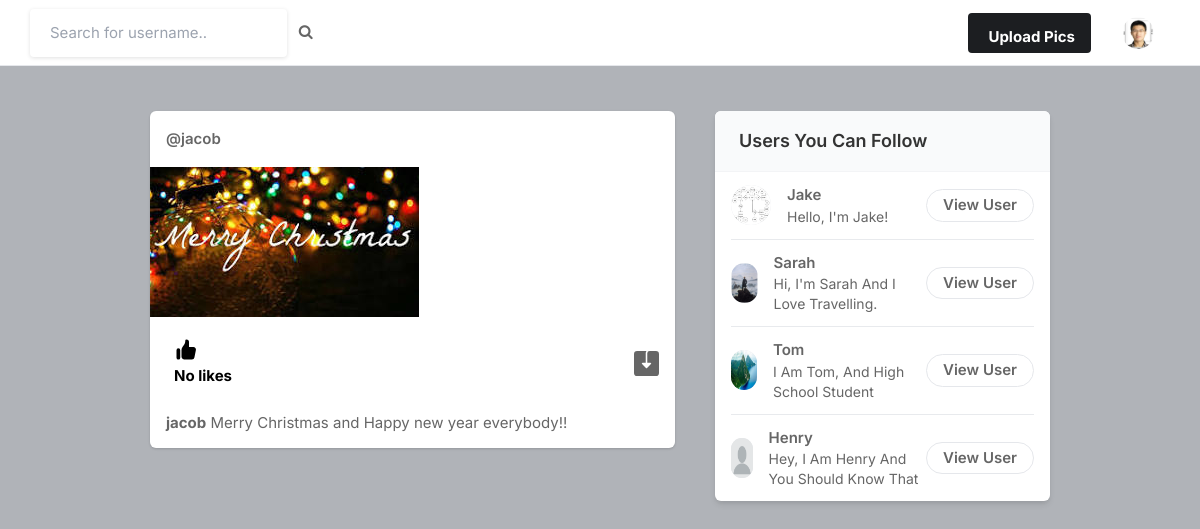
/ (signed in), run on the app's committed database.
### core/models.py (models this page shows, shortened)
class Profile(models.Model):
    user = models.ForeignKey(User, on_delete=models.CASCADE)
    id_user = models.IntegerField()
    bio = models.TextField(blank=True)
    profileimg = models.ImageField(upload_to='profile_images', default='blank-profile-picture.png')
    location = models.CharField(max_length=100, blank=True)

class Post(models.Model):
    id = models.UUIDField(primary_key=True, default=uuid.uuid4)
    user = models.CharField(max_length=100)
    image = models.ImageField(upload_to='post_images', blank=True, null=True, default='blank-profile-picture.png')
    caption = models.TextField()
    created_at = models.DateTimeField(default=datetime.now)
    no_of_likes = models.IntegerField(default=0)

### core/views.py (the view)
# urls.py: path('', views.index, name='index'),
@login_required(login_url='signin')
def index(request):
    user_object = User.objects.get(username=request.user.username)
    user_profile = Profile.objects.get(user=user_object)
    user_following_list = []
    feed = []
    user_following = FollowersCount.objects.filter(follower=request.user.username)
    for users in user_following:
        user_following_list.append(users.user)
    for usernames in user_following_list:
        feed_lists = Post.objects.filter(user=usernames)
        feed.append(feed_lists)
    feed_list = list(chain(*feed))
    all_users = User.objects.all()
    user_following_all = []
    for user in user_following:
        user_list = User.objects.get(username=user.user)
        user_following_all.append(user_list)
    new_suggestions_list = [x for x in list(all_users) if (x not in list(user_following_all))]
    current_user = User.objects.filter(username=request.user.username)
    final_suggestions_list = [x for x in list(new_suggestions_list) if ( x not in list(current_user))]
    random.shuffle(final_suggestions_list)
    username_profile = []
    username_profile_list = []
    for users in final_suggestions_list:
        username_profile.append(users.id)
    for ids in username_profile:
        profile_lists = Profile.objects.filter(id_user=ids)
        username_profile_list.append(profile_lists)
    suggestions_username_profile_list = list(chain(*username_profile_list))
    return render(request, 'index.html', {'user_profile': user_profile, 'posts':feed_list, 'suggestions_username_profile_list': suggestions_username_profile_list[:4]})

### templates/index.html (shortened to what this page needs)
{% load static %}
<!DOCTYPE html>
<html lang="en">
<head>
    <link rel="stylesheet" href="{% static 'assets/css/icons.css' %}">
    <link rel="stylesheet" href="{% static 'assets/css/uikit.css' %}">
    <link rel="stylesheet" href="{% static 'assets/css/style.css' %}">
    <link rel="stylesheet" href="{% static 'assets/css/tailwind.css' %}">
    <link rel="stylesheet" href="https://cdnjs.cloudflare.com/ajax/libs/font-awesome/4.7.0/css/font-awesome.min.css">
</head>
<body>
            <header>
                <div class="header_inner">
                    <form action="/search" method="POST">
                    <div class="left-side">
                            <input type="text" name="username" placeholder="Search for username..">&nbsp; &nbsp;
                            <button type="submit"><i class="fa fa-search fa-1x"></i></button>
                    </div>
                    </form>
                    <div class="right-side lg:pr-4">
                        <a href="#"
                            class="bg-pink-500 flex font-bold hidden hover:bg-pink-600 hover:text-white inline-block items-center lg:block max-h-10 mr-4 px-4 py-2 rounded shado text-white">
                              Upload Pics
                        </a>
                        <a href="#">
                            <img src="{{user_profile.profileimg.url}}" class="header-avatar" alt="">
                        </a>
                    </div>
                </div>
            </header>
            <div class="container m-auto">
                <div class="lg:flex justify-center lg:space-x-10 lg:space-y-0 space-y-5">
                    <div class="space-y-5 flex-shrink-0 lg:w-7/12">
                        {% for post in posts reversed %}
                        <div class="bg-white shadow rounded-md  -mx-2 lg:mx-0">
                            <div class="flex justify-between items-center px-4 py-3">
                                <div class="flex flex-1 items-center space-x-4">
                                    <span class="block font-semibold "><a href="/profile/{{post.user}}">@{{post.user}}</a></span>
                                </div>
                              <div>
                                <a href="#"> <i class="icon-feather-more-horizontal text-2xl hover:bg-gray-200 rounded-full p-2 transition -mr-1 "></i> </a>
                              </div>
                            </div>
                            <div uk-lightbox>
                                {% if post.image %}
                                    <a href="{{post.image.url}}">
                                        <img src="{{post.image.url}}" alt="">
                                    </a>
                                {% else %}
                                    <a href="https://pagedart.com">
                                        <img src="/favicon-32x32.png" alt="">
                                    </a>
                                {% endif %}
                            </div>
                            <div class="py-3 px-4 space-y-3">
                                <div class="flex space-x-4 lg:font-bold">
                                    <a href="/like-post?post_id={{post.id}}" class="flex items-center space-x-2">
                                        <div class="p-2 rounded-full text-black">
                                            {% if post.no_of_likes == 0 %}
                                            <p>No likes</p>
                                            {% elif post.no_of_likes == 1 %}
                                            <p>Liked by {{post.no_of_likes}} person</p>
                                            {% else %}
                                            <p>Liked by {{post.no_of_likes}} people</p>
                                            {% endif %}
                                        </div>
                                    </a>
                                {% if post.image %}
                                <a href="{{ post.image.url }}" class="flex items-center space-x-2 flex-1 justify-end" download>
                                </a>
                                {% endif %}
                                </div>
                                <p>
                                    <a href="/profile/{{post.user}}"><strong>{{post.user}}</strong></a> {{post.caption}}
                                </p>
                            </div>
                        </div>
                        {% endfor %}
                    </div>
                    <div class="lg:w-5/12">
                        <div class="bg-white  shadow-md rounded-md overflow-hidden">
                            <div class="bg-gray-50  border-b border-gray-100 flex items-baseline justify-between py-4 px-6 ">
                                <h2 class="font-semibold text-lg">Users You Can Follow</h2>
                            </div>
                            <div class="divide-gray-300 divide-gray-50 divide-opacity-50 divide-y px-4 ">
                                {% for suggestion in suggestions_username_profile_list %}
                                <div class="flex items-center justify-between py-3">
                                    <div class="flex flex-1 items-center space-x-4">
                                        <a href="/profile/{{suggestion.user}}">
                                            <img src="{{suggestion.profileimg.url}}" class="bg-gray-200 rounded-full w-10 h-10">
                                        </a>
                                        <div class="flex flex-col">
                                            <span class="block capitalize font-semibold"> {{suggestion.user}} </span>
                                            <span class="block capitalize text-sm"> {{suggestion.bio}} </span>
                                        </div>
                                    </div>
                                    <a href="/profile/{{suggestion.user}}" class="border border-gray-200 font-semibold px-4 py-1 rounded-full hover:bg-pink-600 hover:text-white hover:border-pink-600 "> View User </a>
                                </div>
                                {% endfor %}
                            </div>
                        </div>
                    </div>
                </div>
            </div>
</body>
</html>

### static/assets/css/style.css (style rules this page uses)
body { background-color: #B0B3B8!important; }
button { vertical-align: middle; }
input { height: 48px; line-height: 48px; padding: 0 20px; outline: none; font-size: 15px; color: #808080; max-width: 100%; width: 100%; -webkit-box-sizing: border-box; box-sizing: border-box; display: block; font-weight: 400; opacity: 1; border-radius: 4px; border: none; -webkit-box-shadow: 0 1px 4px 0px rgba(0, 0, 0, 0.12); box-shadow: 0 1px 4px 0px rgba(0, 0, 0, 0.12); }
input[type="text"], input[type="password"], input[type="email"], input[type="number"] { height: 48px; line-height: 48px; padding: 0 20px; outline: none; font-size: 15px; color: #808080; max-width: 100%; width: 100%; -webkit-box-sizing: border-box; box-sizing: border-box; display: block; font-weight: 400; opacity: 1; border-radius: 4px; border: none; -webkit-box-shadow: 0 1px 4px 0px rgba(0, 0, 0, 0.12); box-shadow: 0 1px 4px 0px rgba(0, 0, 0, 0.12); }
input { -webkit-transition: all 0.1s ease-in-out; transition: all 0.1s ease-in-out; }
::placeholder { color: #808080; opacity: 1; }
button { border: none; margin: 0; padding: 0; width: auto; overflow: visible; background: transparent; color: inherit; font: inherit; line-height: normal; cursor: pointer; }
a { color: #be185d; -webkit-transition: 0.3s; transition: 0.3s; outline: none !important; }
button { outline: none !important; }
img { max-width: 100%; }
body { color: #666; font-size: 15px; line-height: 27px; background-color: #f0f2f5; font-family: "Inter", sans-serif; text-transform: none; }
body p { font-size: 15px; line-height: 27px; }
h1, h2, h3, h4, h5, h6 { font-family: "Inter", sans-serif; text-transform: none; }
input[type="text"], input[type="password"], input[type="email"] { font-family: "Inter", sans-serif; text-transform: none; }
button, body .pac-container { font-family: "Inter", sans-serif; text-transform: none; }
h1, h2, h3, h4, h5, h6 { color: #333; font-weight: 500; margin: 0; padding: 0; }
h2 { font-size: 26px; }
b, strong { font-weight: 700 !important; }
@media (min-width: 1024px) { .container { max-width: 900px !important; padding-top: 45px; } }
header { background-color: #fff; left: 0; right: 0; top: 0; z-index: 99; height: 66px; display: -webkit-box; display: -ms-flexbox; display: flex; -webkit-box-align: center; -ms-flex-align: center; align-items: center; border-bottom: 1px solid #e5e7eb; }
header .header_inner { display: -webkit-box; display: -ms-flexbox; display: flex; -webkit-box-align: center; -ms-flex-align: center; align-items: center; max-width: 1090px; margin: auto; width: 100%; max-width: 100% !important; padding: 0 30px; }
header .header_inner .left-side { display: -webkit-box; display: -ms-flexbox; display: flex; -webkit-box-align: center; -ms-flex-align: center; align-items: center; }
header .header_inner .right-side { display: -webkit-box; display: -ms-flexbox; display: flex; -webkit-box-align: center; -ms-flex-align: center; align-items: center; -webkit-box-pack: end; -ms-flex-pack: end; justify-content: flex-end; margin-left: auto; }
header .header_inner .right-side .header-avatar { width: 32px; height: 32px; border-radius: 100%; margin-left: 15px; }

### data on the page
Profile: profileimg (picture)
Post: user "jacob", image (picture), no_of_likes "No likes", caption "Merry Christmas and Happy new year everybody!!"
Profile: profileimg (picture), user "Jake", bio "Hello, I'm Jake!"
Profile: profileimg (picture), user "Sarah", bio "Hi, I'm Sarah And I Love Travelling."
Profile: profileimg (picture), user "Tom", bio "I Am Tom, And High School Student"
Profile: profileimg (placeholder picture), user "Henry", bio "Hey, I Am Henry And You Should Know That"
